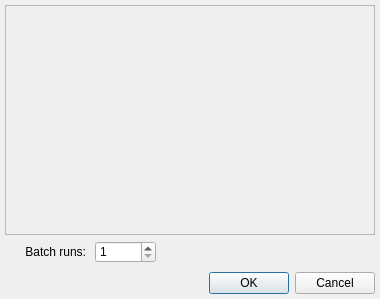
<?xml version="1.0" encoding="UTF-8"?>
<ui version="4.0">
 <class>StartEvolutionDialog</class>
 <widget class="QDialog" name="StartEvolutionDialog">
  <property name="geometry">
   <rect>
    <x>0</x>
    <y>0</y>
    <width>380</width>
    <height>299</height>
   </rect>
  </property>
  <property name="minimumSize">
   <size>
    <width>266</width>
    <height>174</height>
   </size>
  </property>
  <property name="windowTitle">
   <string>Evolution Properties</string>
  </property>
  <layout class="QVBoxLayout" name="verticalLayout">
   <property name="leftMargin">
    <number>5</number>
   </property>
   <property name="topMargin">
    <number>5</number>
   </property>
   <property name="rightMargin">
    <number>5</number>
   </property>
   <property name="bottomMargin">
    <number>5</number>
   </property>
   <item>
    <widget class="core_ui::PropertiesWidget" name="properties">
     <property name="frameShape">
      <enum>QFrame::StyledPanel</enum>
     </property>
    </widget>
   </item>
   <item>
    <widget class="QFrame" name="frame">
     <property name="minimumSize">
      <size>
       <width>0</width>
       <height>25</height>
      </size>
     </property>
     <property name="maximumSize">
      <size>
       <width>16777215</width>
       <height>25</height>
      </size>
     </property>
     <property name="frameShape">
      <enum>QFrame::NoFrame</enum>
     </property>
     <widget class="QSpinBox" name="batch_runs">
      <property name="geometry">
       <rect>
        <x>90</x>
        <y>0</y>
        <width>61</width>
        <height>22</height>
       </rect>
      </property>
      <property name="minimum">
       <number>1</number>
      </property>
      <property name="maximum">
       <number>1000</number>
      </property>
      <property name="value">
       <number>1</number>
      </property>
     </widget>
     <widget class="QLabel" name="label">
      <property name="geometry">
       <rect>
        <x>0</x>
        <y>0</y>
        <width>81</width>
        <height>21</height>
       </rect>
      </property>
      <property name="text">
       <string>Batch runs:</string>
      </property>
      <property name="alignment">
       <set>Qt::AlignRight|Qt::AlignTrailing|Qt::AlignVCenter</set>
      </property>
     </widget>
    </widget>
   </item>
   <item>
    <widget class="QDialogButtonBox" name="button_box">
     <property name="orientation">
      <enum>Qt::Horizontal</enum>
     </property>
     <property name="standardButtons">
      <set>QDialogButtonBox::Cancel|QDialogButtonBox::Ok</set>
     </property>
    </widget>
   </item>
  </layout>
 </widget>
 <customwidgets>
  <customwidget>
   <class>core_ui::PropertiesWidget</class>
   <extends>QFrame</extends>
   <header>core_ui/properties_widget.h</header>
   <container>1</container>
  </customwidget>
 </customwidgets>
 <resources/>
 <connections>
  <connection>
   <sender>button_box</sender>
   <signal>accepted()</signal>
   <receiver>StartEvolutionDialog</receiver>
   <slot>accept()</slot>
   <hints>
    <hint type="sourcelabel">
     <x>248</x>
     <y>254</y>
    </hint>
    <hint type="destinationlabel">
     <x>157</x>
     <y>274</y>
    </hint>
   </hints>
  </connection>
  <connection>
   <sender>button_box</sender>
   <signal>rejected()</signal>
   <receiver>StartEvolutionDialog</receiver>
   <slot>reject()</slot>
   <hints>
    <hint type="sourcelabel">
     <x>316</x>
     <y>260</y>
    </hint>
    <hint type="destinationlabel">
     <x>286</x>
     <y>274</y>
    </hint>
   </hints>
  </connection>
 </connections>
</ui>
